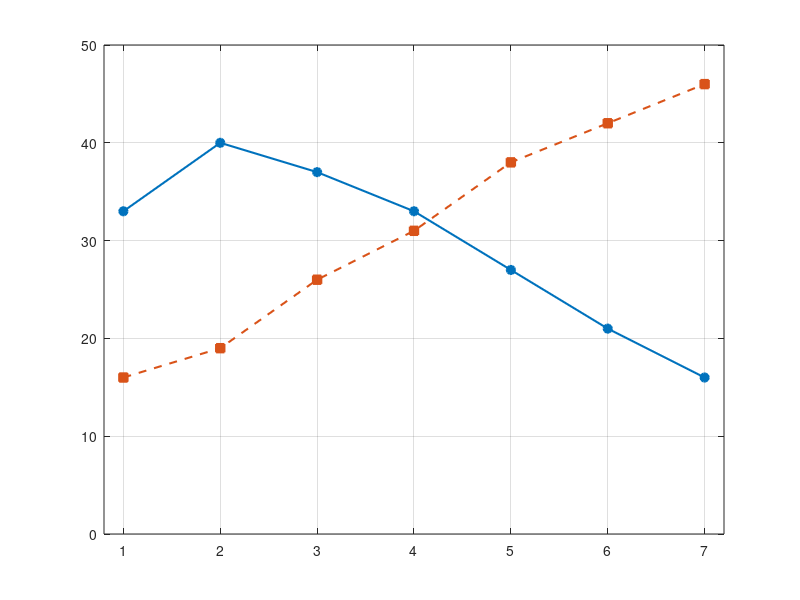

The MATLAB script that drew this image:
% Greedy search in the global e-mail experiment: share of senders choosing the next
% recipient because they are "closer geographically" vs "have a similar occupation",
% at each step of the chain.
% Data: Dodds, Muhamad & Watts (2003), Science 301, 827-829, Table 2.
step       = 1:7;
location   = [33 40 37 33 27 21 16];
occupation = [16 19 26 31 38 42 46];

blue   = [0 0.4470 0.7410];
orange = [0.8500 0.3250 0.0980];

figure('Color','w'); hold on;
plot(step, location,   '-o',  'Color', blue,   'LineWidth', 1.5, 'MarkerSize', 6, 'MarkerFaceColor', blue);
plot(step, occupation, '--s', 'Color', orange, 'LineWidth', 1.5, 'MarkerSize', 6, 'MarkerFaceColor', orange);
hold off;

xlim([0.8 7.2]); ylim([0 50]);
set(gca, 'XTick', 1:7, 'YTick', 0:10:50);
grid on; box on;
% xlabel('step in chain'); ylabel('% of choices'); legend('location', 'occupation');
